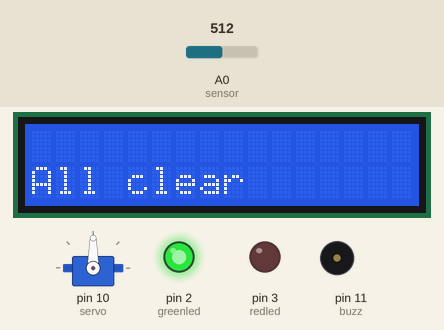
This sketch was run on a simulated Arduino Uno, built with avr-gcc and run on an emulated ATmega328P. Shown: 16×2 character LCD, servo, output pins drawn as LEDs (lit = HIGH), buzzer (waves = sounding, pin HIGH). The inputs (shaded band) are chosen by the test bench; at power-on: A0 (sensor) = 512. What the sketch prints to the serial monitor is not drawn.

Above: at 1.2 s.
1.3 s: A0 (sensor) set to 11
At 2.8 s:
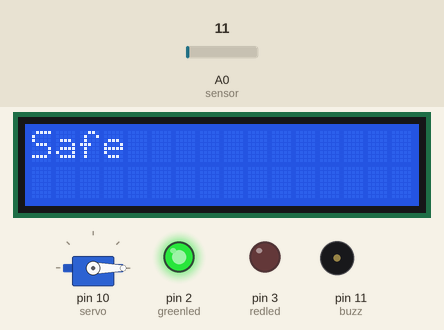
5.3 s: A0 (sensor) set to 8
At 6.4 s:
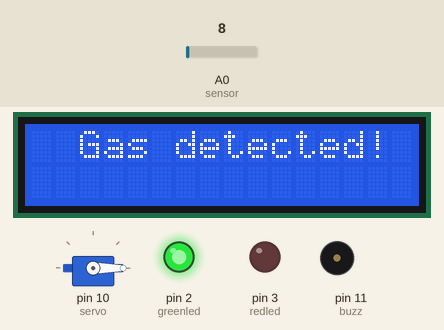
At 6.9 s:
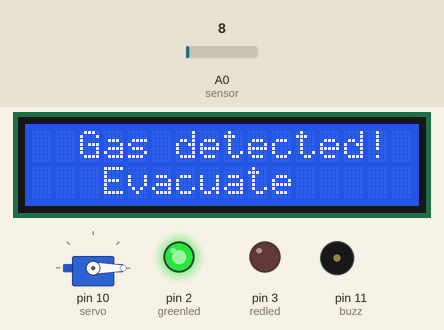
Timing chart, 0 to 8.6 s (numbered marks = the images above; inputs shaded):
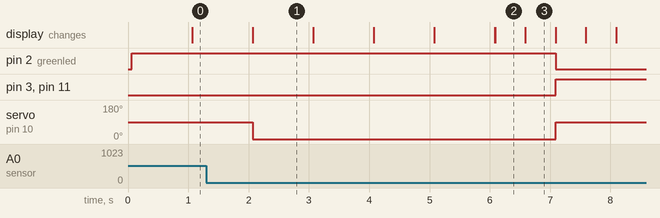

Measured:
- the behaviour switches between 10 and 9 on A0 (sensor) (found by bisection; images 1 and 2)
- after the input at 5.3 s, pin 2 (greenled): HIGH → LOW after 1.8 s; pin 3 (redled), pin 11 (buzz): LOW → HIGH after 1.8 s; servo on pin 10 (servo): 0° → 90° after 1.8 s; the display: first differs from a run without the input after 0.79 s (image 2)
- what the display in image 1 shows lasts 1.0 s, from 2.1 s to 3.1 s
- what the display in image 2 shows lasts 0.5 s, from 6.1 s to 6.6 s

The sketch:

gasDetectionSystem.ino
```cpp
#include <Servo.h>
#include <LiquidCrystal.h>

int greenled = 2;
int redled = 3;
int buzz = 11;
int sensor = A0;

Servo servo;

LiquidCrystal lcd(8, 9, 4, 5, 6, 7);


void setup()
{
  pinMode(greenled, OUTPUT);
  pinMode(redled, OUTPUT);
  pinMode(buzz, OUTPUT);
  pinMode(sensor, INPUT);
  lcd.begin(16, 2);
  Serial.begin(9600);
  servo.attach(10);
}

void loop()
{
  Serial.println(analogRead(sensor));
  if (analogRead(sensor) < 10)
{
  lcd.setCursor(2,0);
  lcd.print("Gas detected!");
  delay(500);
  lcd.setCursor(3,1);
  lcd.print("Evacuate");
  delay(500);
  lcd.clear();
  digitalWrite(greenled, LOW);
  digitalWrite(redled, HIGH);
  digitalWrite(buzz, HIGH);
  servo.write(90);
}else {
  digitalWrite(greenled, HIGH);
  digitalWrite(redled, LOW);
  digitalWrite(buzz, LOW);
  lcd.setCursor(0,0);
  lcd.print("Safe");
  delay(1000);
  lcd.clear();
  lcd.setCursor(0,1);
  lcd.print("All clear");
  delay(1000);
  lcd.clear();
  servo.write(0);
}

}
```
